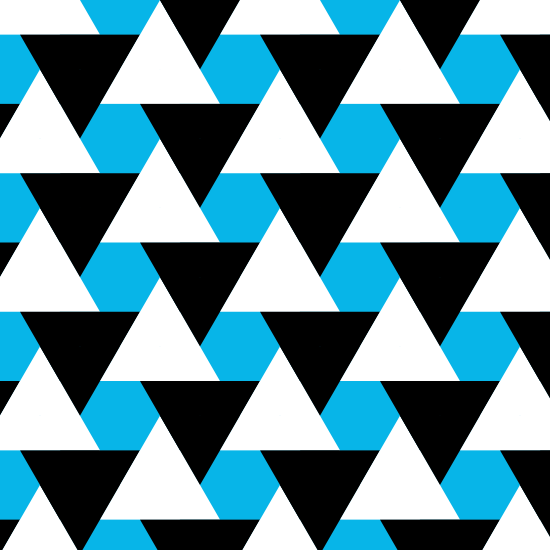
Frame 1 (no input)
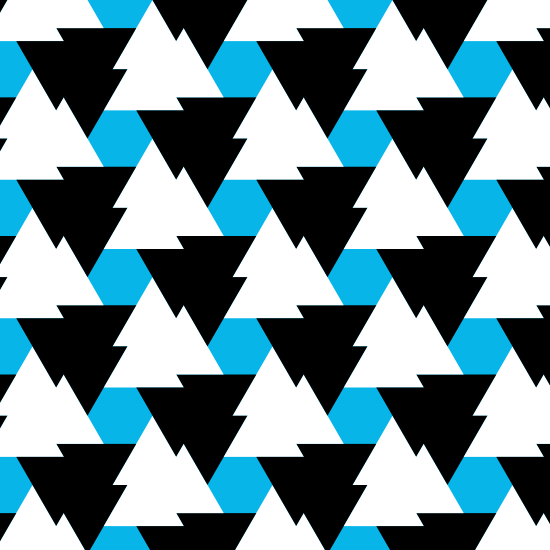
Frame 60 (the mouse pressed at the canvas centre just before this capture)
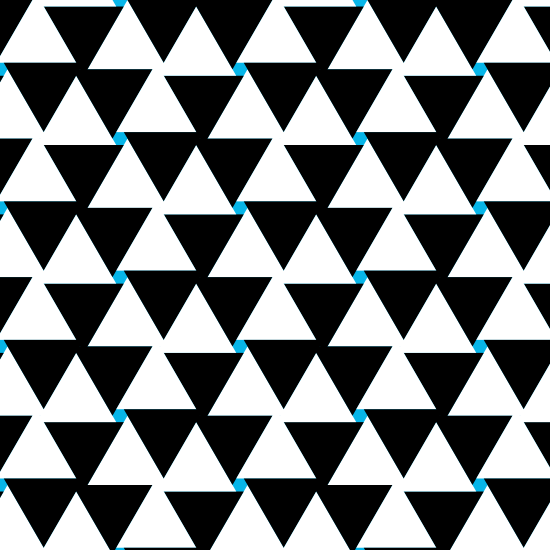
Frame 120 (the mouse held since frame 60 and released just before this capture)

The Processing sketch that drew these frames (run headless with seeded random() and noise(); from frame 60 on, the mouse is pressed at the canvas centre):

// Processing sketch: processing_163658
// ── processing_163658.pde

Dreieck dr;  
float radius; 
float hoehe; 
boolean looping = true; 

void setup() {
  size(550, 550); 
  background(255); 
  noStroke();   

  radius = 80; 
  hoehe = sqrt(3.0)/2.0 * radius; 
  dr = new Dreieck(radius, 60);
}

void draw() {
  background(#07B5E8);

  float factor, abstand; 
  factor = map((cos(radians(frameCount))), -1, 1, -5, radius/2+5);
  abstand = constrain(factor, 0, radius/2);
  
  float xStart, yStart; 
  float xStep = 3*radius/2; 
  xStart = 0; 
  yStart = 0; 
  for (float y = yStart-hoehe; y <= height+radius; y += hoehe) { 
    for (float x = xStart; x < width+radius; x += radius*3) {
      for (float angle = 0; angle < 360; angle += 60) {        
        if (angle%120 == 0) {          
          fill(255);
        } else {
          fill(0);
        } 
        dr.drawDreieck(x, y, angle, abstand, 0);
      }
    }
    xStart += xStep;
    xStep *= -1;
  }
}

class Dreieck {
  PVector[] ecken; 
  float radius;   

  Dreieck(float _radius, float _angle) {
    float x, y; 
    float angle = 60;
    float r; 

    ecken = new PVector[3];     
    radius = _radius;      

    // Eckpunkte Dreieck
    ecken[0] = new PVector(0, 0);
    for (int i = 1; i < 3; i++) {
      x = cos(radians(angle)) * radius;
      y = sin(radians(angle)) * radius;

      ecken[i] = new PVector(x, y);   
      angle += _angle;
    }
  } 

  void drawDreieck(float _mx, float _my, float _angle, float _abstandX, float _abstandY) {
    pushMatrix(); 
    translate(_mx, _my); 
    rotate(radians(_angle)); 
    beginShape(); 
    for (int i = 0; i < 3; i++) {
      vertex(ecken[i].x + _abstandX, ecken[i].y + _abstandY);
    }
    endShape(CLOSE);
    popMatrix();
  }
}

void mouseReleased() {
  looping = !looping; 
  if (looping) {
    loop();
  } else {
    noLoop();
  }
}
